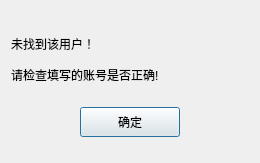
<?xml version="1.0" encoding="UTF-8"?>
<ui version="4.0">
 <class>FindFailDialogClass</class>
 <widget class="QDialog" name="FindFailDialogClass">
  <property name="geometry">
   <rect>
    <x>0</x>
    <y>0</y>
    <width>260</width>
    <height>163</height>
   </rect>
  </property>
  <property name="windowTitle">
   <string>FindFailDialog</string>
  </property>
  <layout class="QVBoxLayout" name="verticalLayout">
   <item>
    <spacer name="verticalSpacer">
     <property name="orientation">
      <enum>Qt::Orientation::Vertical</enum>
     </property>
     <property name="sizeType">
      <enum>QSizePolicy::Policy::Fixed</enum>
     </property>
     <property name="sizeHint" stdset="0">
      <size>
       <width>20</width>
       <height>20</height>
      </size>
     </property>
    </spacer>
   </item>
   <item>
    <widget class="QLabel" name="fail_tip">
     <property name="minimumSize">
      <size>
       <width>0</width>
       <height>25</height>
      </size>
     </property>
     <property name="maximumSize">
      <size>
       <width>16777215</width>
       <height>25</height>
      </size>
     </property>
     <property name="text">
      <string>未找到该用户！</string>
     </property>
    </widget>
   </item>
   <item>
    <widget class="QLabel" name="fail_tip2">
     <property name="minimumSize">
      <size>
       <width>0</width>
       <height>25</height>
      </size>
     </property>
     <property name="maximumSize">
      <size>
       <width>16777215</width>
       <height>25</height>
      </size>
     </property>
     <property name="text">
      <string>请检查填写的账号是否正确!</string>
     </property>
    </widget>
   </item>
   <item>
    <widget class="QWidget" name="widget" native="true">
     <layout class="QHBoxLayout" name="horizontalLayout">
      <item>
       <widget class="ClickedButton" name="fail_sure_btn">
        <property name="minimumSize">
         <size>
          <width>100</width>
          <height>30</height>
         </size>
        </property>
        <property name="maximumSize">
         <size>
          <width>100</width>
          <height>30</height>
         </size>
        </property>
        <property name="text">
         <string>确定</string>
        </property>
       </widget>
      </item>
     </layout>
    </widget>
   </item>
  </layout>
 </widget>
 <layoutdefault spacing="6" margin="11"/>
 <customwidgets>
  <customwidget>
   <class>ClickedButton</class>
   <extends>QPushButton</extends>
   <header location="global">clickedbutton.h</header>
  </customwidget>
 </customwidgets>
 <resources/>
 <connections/>
</ui>
